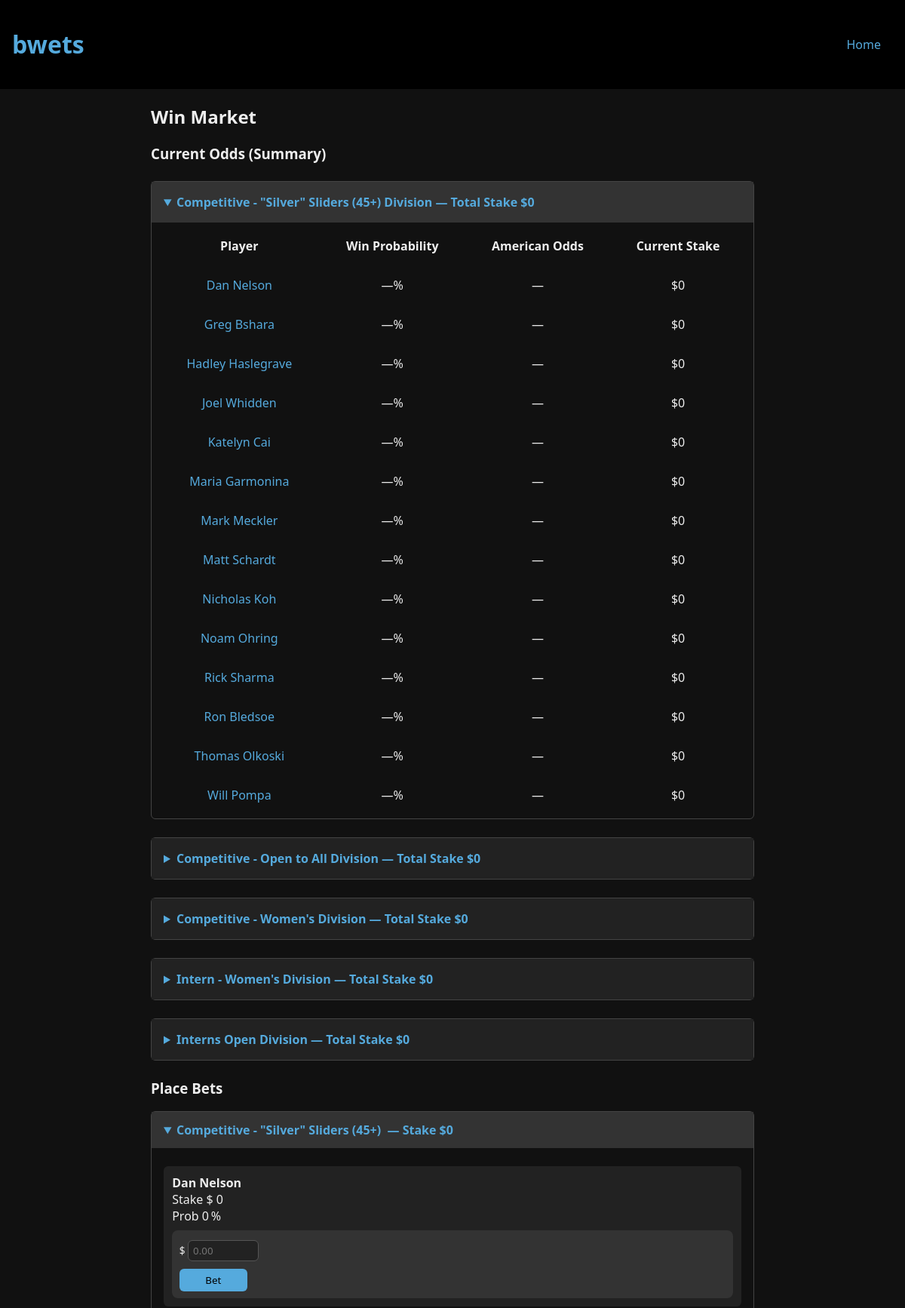
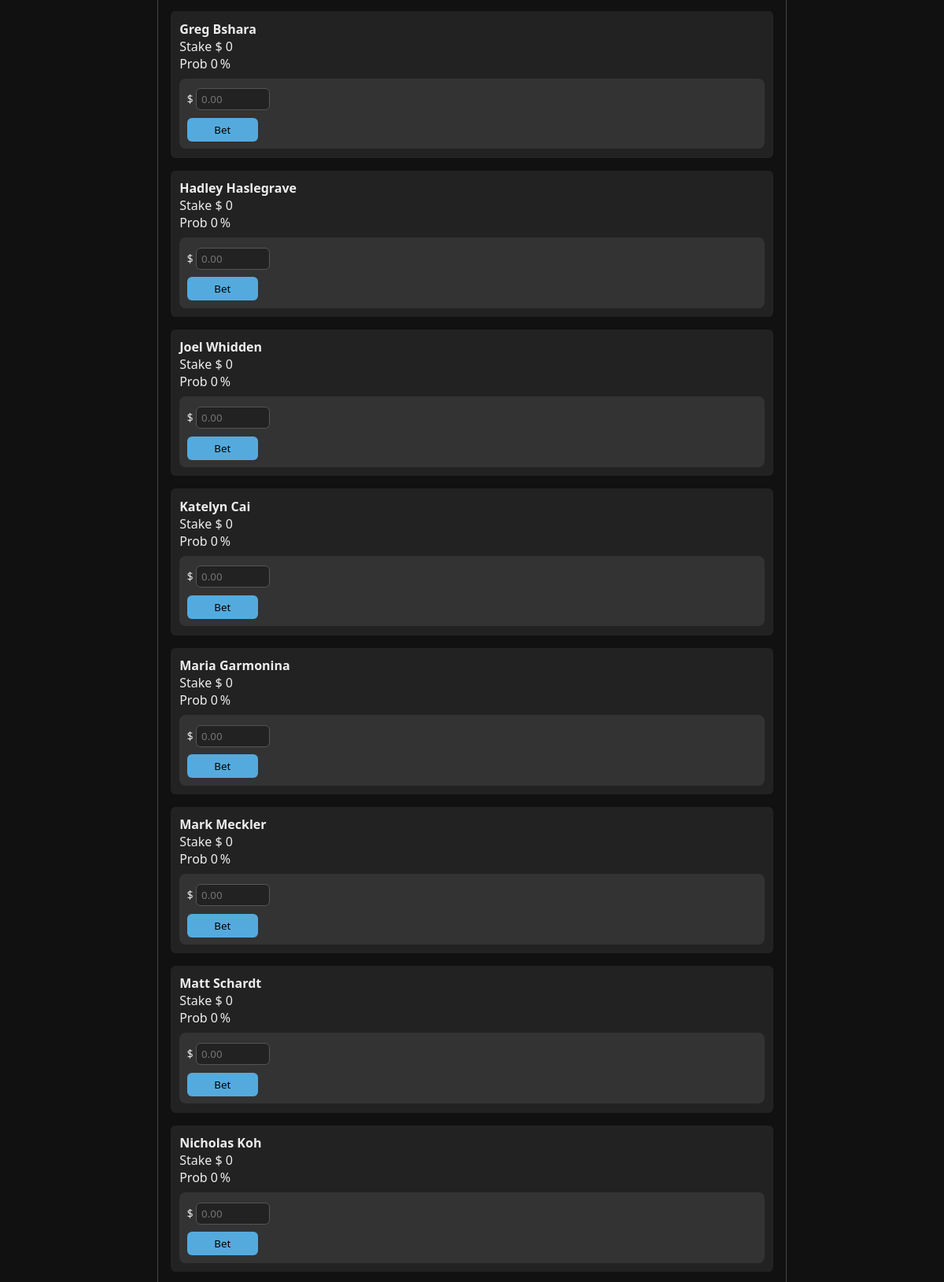
Page /win (signed in, upper part) on the committed database (2 pictures, top to bottom).
### app/models.py (models this page shows)
class Player(Base):
    __tablename__ = "players"
    id = Column(String, primary_key=True,
                default=lambda: str(uuid.uuid4()))
    player_name = Column(String, nullable=False)
    heat = Column(Integer, nullable=False)
    division = Column(String, nullable=False)
    dropped_out = Column(Boolean, default=False)
    active = Column(Boolean, default=True)

### app/__init__.py (the view)
        def decorated_function(*args, **kwargs):
            if 'user_email' not in session:
                flash("Please log in to access this page", "error")
                return redirect(url_for('login'))
            return f(*args, **kwargs)

### app/odds.py (called while the page is built, shortened)
def pool_odds(session, BetModel, group_field):
    total = session.scalar(select(func.sum(BetModel.amount))) or 0.0
    total *= (1.0 - HOUSE)
    odds = {}
    if total <= 0:
        return odds

### app/templates/win.html (shortened to what this page needs)
{% extends "base.html" %}
{% block content %}
<div class="page-content">
<h2>Win Market</h2>
<h3>Current Odds (Summary)</h3>
{% for div_name, runners in divisions.items() %}
  <details class="division-summary" {% if loop.first %}open{% endif %}>
    <summary>
      {{ div_name }} Division — Total Stake ${{ div_totals[div_name]|round(2) }}
    </summary>
    <table class="odds-summary">
      <thead>
        <tr>
          <th>Player</th>
          <th>Win Probability</th>
          <th>American Odds</th>
          <th>Current Stake</th>
        </tr>
      </thead>
      <tbody>
        {% for p in runners %}
          {% set o = odds.get(p.id|string, {"prob":0, "stake":0}) %}
          {% if o.prob > 0 %}
            {% set win_prob = (o.prob * 100)|round(1) %}
            {% set dec_odds = (1 / o.prob)|round(2) %}
            {% if dec_odds == 1 %}
              {% set am_str = "EVEN" %}
            {% elif dec_odds >= 2 %}
              {% set am_str = '+' ~ ((dec_odds - 1) * 100)|round(0)|int %}
            {% else %}
              {% set am_str = '-' ~ (100 / (dec_odds - 1))|round(0)|int %}
            {% endif %}
          {% else %}
            {% set win_prob = "—" %}
            {% set am_str = "—" %}
          {% endif %}
          <tr>
            <td><a href="#player-{{ p.id }}">{{ p.player_name }}</a></td>
            <td>{{ win_prob }}%</td>
            <td>{{ am_str }}</td>
            <td>${{ o.stake|round(2) }}</td>
          </tr>
        {% endfor %}
      </tbody>
    </table>
  </details>
{% endfor %}
<h3>Place Bets</h3>
{% for div_name, runners in divisions.items() %}
  <details class="division" {% if loop.first %}open{% endif %}>
    <summary>
      {{ div_name }}
      &nbsp;—&nbsp;Stake ${{ div_totals[div_name]|round(2) }}
    </summary>
    <div class="div-body">
      {% for p in runners %}
        {% set o = odds.get(p.id|string, {"prob":0, "stake":0}) %}
        <div class="card" id="player-{{ p.id }}">
          <strong>{{ p.player_name }}</strong><br>
          Stake $ {{ o.stake }}<br>
          Prob {{ (o.prob*100)|round(1) }} %
          <form action="{{ url_for('bet') }}" method="post" class="bet-form">
            <label>$ <input type="number" name="amount" step="0.01" required size="6" maxlength="10" placeholder="0.00"></label>
            <button type="submit">Bet</button>
          </form>
        </div>
      {% endfor %}
    </div>
  </details>
{% endfor %}
</div>
{% endblock %}

### app/static/main.css (style rules this page uses)
a { color:#5ad; text-decoration:none; }
.card { background:#222; padding:1rem; margin:1rem 0; border-radius:8px; }
.bet-form { display:inline-block; }
.page-content { max-width: 800px; margin: 0 auto; padding: 0 2rem; }
details { border:1px solid #444; border-radius:6px; margin:1rem 0; }
details[open] > summary { background:#333; }
summary { cursor:pointer; padding:0.8rem 1rem; user-select:none; font-weight:bold; }
details.division > summary { background:#222; color:#5ad; }
details.division[open] > summary { background:#333; }
details.division-summary > summary { background:#222; color:#5ad; font-weight:bold; padding:1rem; }
details.division-summary[open] > summary { background:#333; }
details.division-summary { margin:1.5rem 0; }
.div-body, .heat-body { padding:0.5rem 1rem; }
.card { background:#222; padding:0.7rem; border-radius:6px; }
.bet-form { margin-top:0.3rem; }
.bet-form label { display:block; font-size:0.8rem; margin:0.2rem 0; }
.bet-form input { width:90%; }
.bet-form { margin-top:0.5rem; background:#333; border-radius:8px; padding:0.6rem; display:flex; flex-direction:column; gap:0.4rem; }
.bet-form input[type="email"], .bet-form input[type="number"] { font-family:inherit; background:#222; border:1px solid #555; border-radius:6px; padding:4px 6px; color:#eee; }
.bet-form button { font-family:inherit; background:#5ad; color:#000; border:none; border-radius:6px; padding:6px 10px; cursor:pointer; }
.bet-form label { font-size:0.85rem; }
.bet-form input[type="number"] { max-width:80px }
.bet-form button { max-width:90px }
.odds-summary { margin: 0 auto; border-collapse: separate; border-spacing: 20px 10px; text-align: center; width: 100%; max-width: 100%; overflow-x: auto; }
.odds-summary th, .odds-summary td { padding: 10px 15px; }

### rows in the picture
Player: division "Competitive - \"Silver\" Sliders (45+)", division "0", player_name "Dan Nelson", win_prob "—", am_str "—", stake "0", (o.prob*100)|round(1) "0"
Player: player_name "Greg Bshara", win_prob "—", am_str "—", stake "0", (o.prob*100)|round(1) "0"
Player: player_name "Hadley Haslegrave", win_prob "—", am_str "—", stake "0", (o.prob*100)|round(1) "0"
Player: player_name "Joel Whidden", win_prob "—", am_str "—", stake "0", (o.prob*100)|round(1) "0"
Player: player_name "Katelyn Cai", win_prob "—", am_str "—", stake "0", (o.prob*100)|round(1) "0"
Player: player_name "Maria Garmonina", win_prob "—", am_str "—", stake "0", (o.prob*100)|round(1) "0"
Player: player_name "Mark Meckler", win_prob "—", am_str "—", stake "0", (o.prob*100)|round(1) "0"
Player: player_name "Matt Schardt", win_prob "—", am_str "—", stake "0", (o.prob*100)|round(1) "0"
Player: player_name "Nicholas Koh", win_prob "—", am_str "—", stake "0", (o.prob*100)|round(1) "0"
Player: player_name "Noam Ohring", win_prob "—", am_str "—", stake "0"
Player: player_name "Rick Sharma", win_prob "—", am_str "—", stake "0"
Player: player_name "Ron Bledsoe", win_prob "—", am_str "—", stake "0"
Player: player_name "Thomas Olkoski", win_prob "—", am_str "—", stake "0"
Player: player_name "Will Pompa", win_prob "—", am_str "—", stake "0"
Player: division "Competitive - Open to All", division "0"
Player: division "Competitive - Women's", division "0"
Player: division "Intern - Women's", division "0"
Player: division "Interns Open", division "0"
